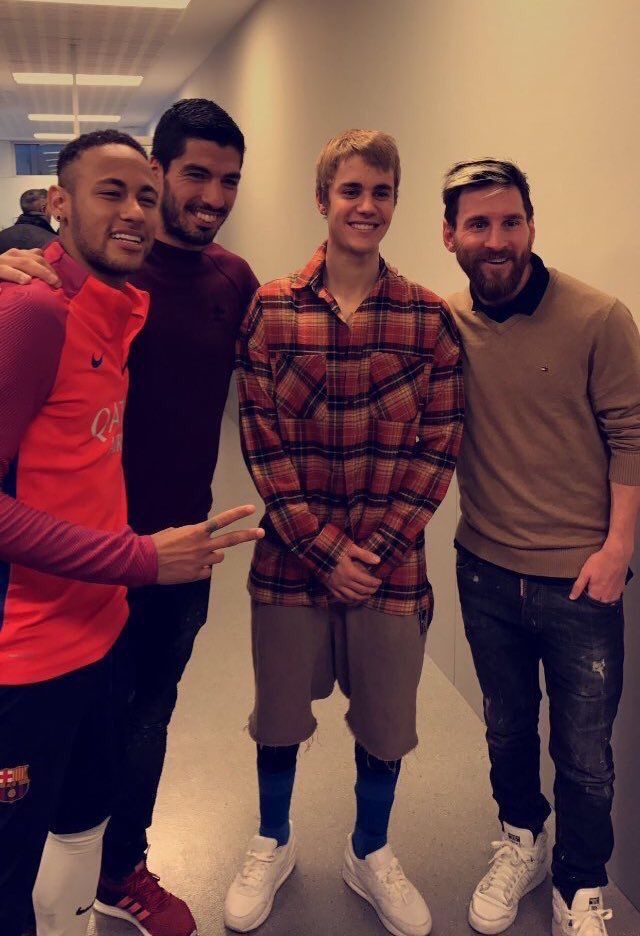
#> input picture photos/biebermessi.jpg, 640 x 936 px
$ python basic_functions.py
#> lines starting #> are read from the running program, lines starting #| are printed output that depends on the picture; after the words box and inside, x2 and y2 are one past the last pixel; in counts of white or black regions, pixels touching at a corner belong together
import cv2 as cv

img = cv.imread("photos/biebermessi.jpg")
#> img is the input picture: shape (936, 640, 3); mean B, G, R 72.7, 72.3, 111.4
cv.imshow("FCBieber", img)


# 1. converting to grayscale
gray = cv.cvtColor(img, cv.COLOR_BGR2GRAY)
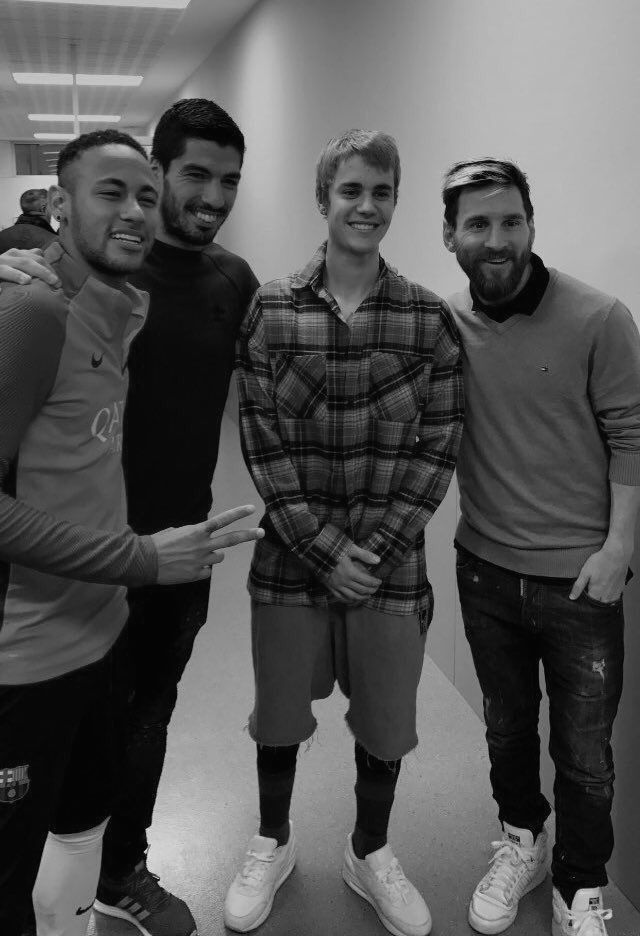
#> gray: shape (936, 640); min 1, max 228, mean 84
cv.imshow("gray", gray)

# 2. blurring
blur = cv.GaussianBlur(img, (69, 69), cv.BORDER_DEFAULT)
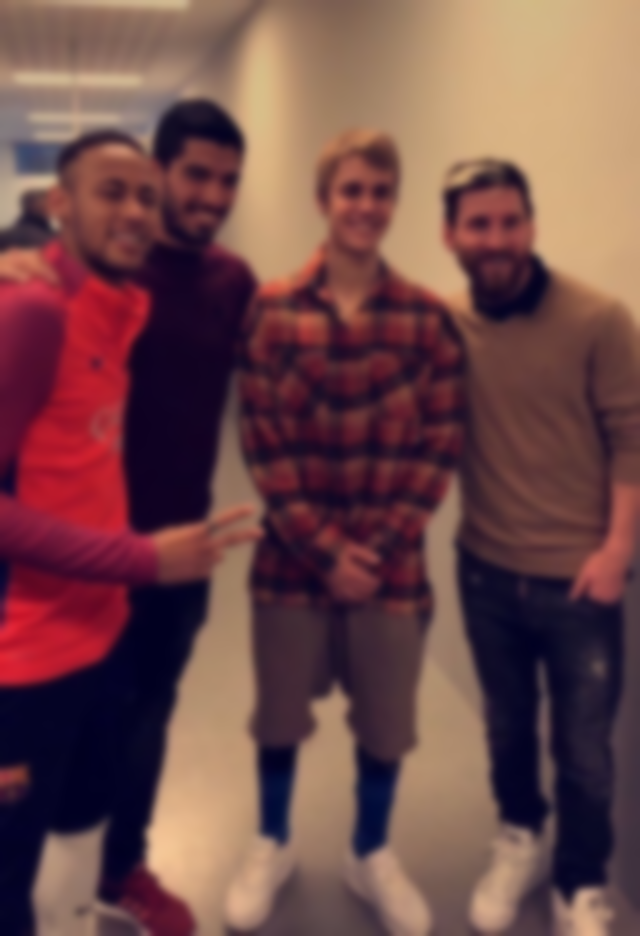
#> blur: shape (936, 640, 3); mean B, G, R 72.7, 72.3, 111.4
cv.imshow("blur", blur)

# 3. edge cascade
canny = cv.Canny(img, threshold1=125, threshold2=175)
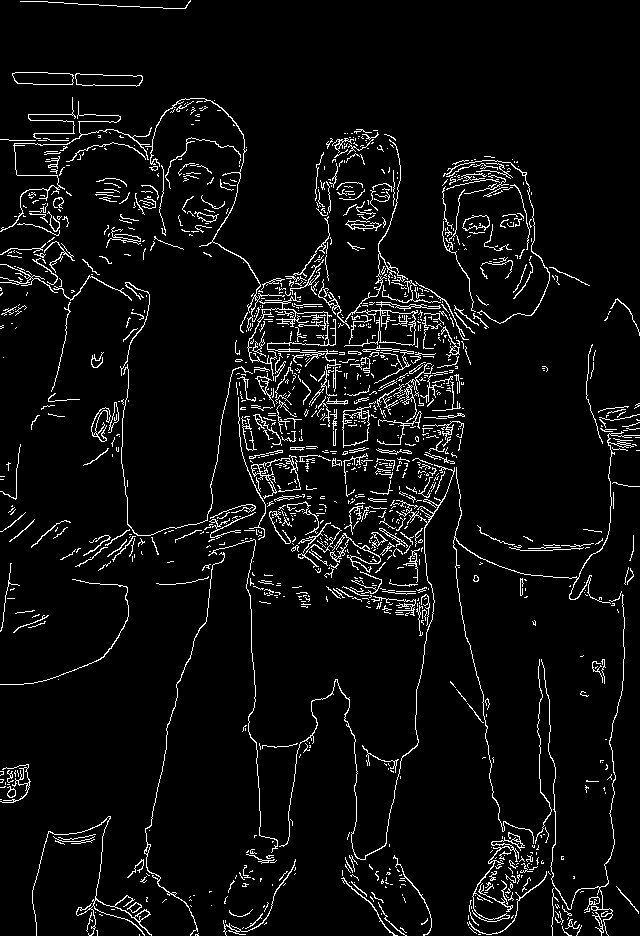
#> canny: shape (936, 640); 5.4% white in thin lines or dots
cv.imshow("canny", canny)

# 4. dilating image
dilated = cv.dilate(canny, kernel=(7, 7), iterations=3)
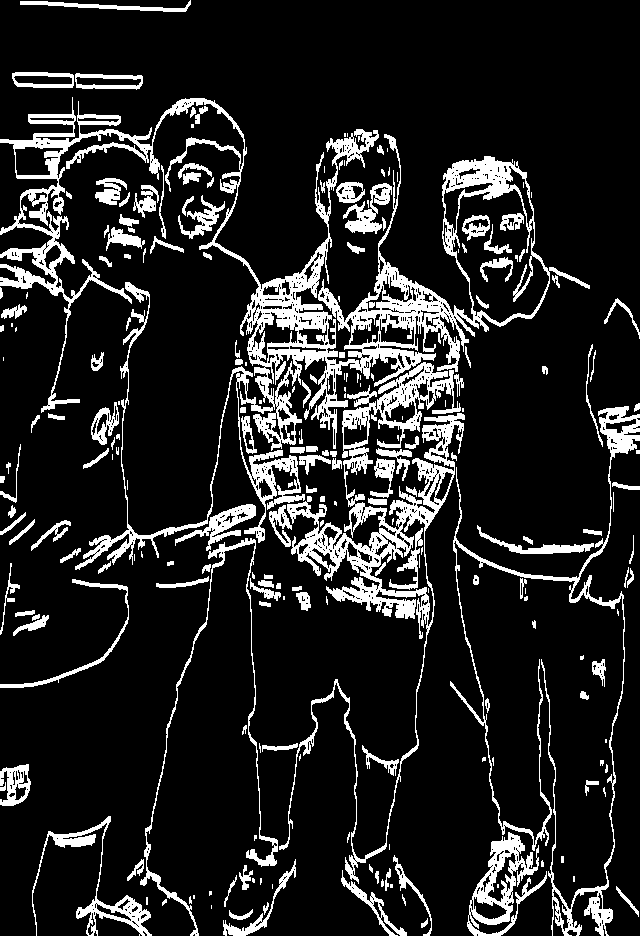
#> dilated: shape (936, 640); 13.8% white; 233 white regions (79 under 20 px), largest, box (x1, y1, x2, y2) and area: (0, 97, 590, 570) 32386, (279, 362, 465, 884) 14088, (450, 406, 640, 936) 5910
cv.imshow("dilated", dilated)

# 5. eroding image, for getting back edge cascade for diluted images
eroded = cv.erode(dilated, kernel=(7, 7), iterations=3)
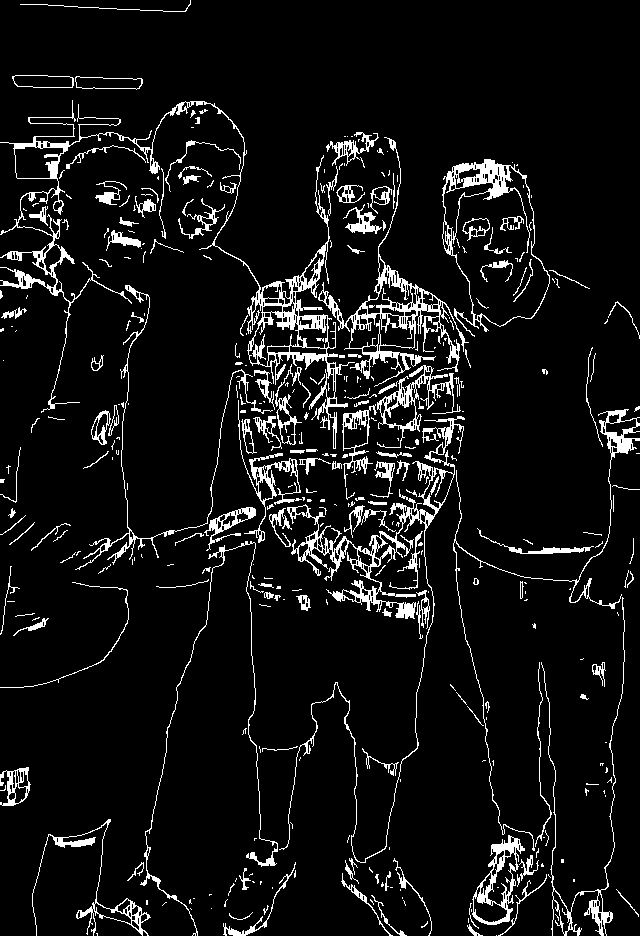
#> eroded: shape (936, 640); 7.5% white in thin lines or dots
cv.imshow("eroded", eroded)

# 6. resize
resized = cv.resize(img, dsize=(500, 500), interpolation=cv.INTER_CUBIC)
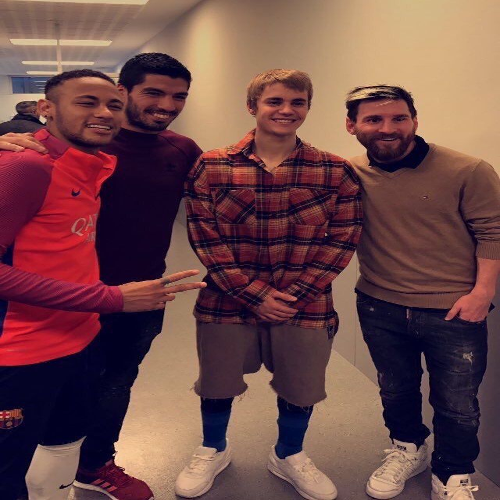
#> resized: shape (500, 500, 3); mean B, G, R 72.7, 72.3, 111.4
cv.imshow("resized", resized)

# 7. crop
cropped = img[50:200, 200:400]
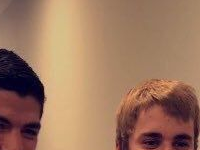
#> cropped: shape (150, 200, 3); mean B, G, R 95.2, 118.3, 156.3
cv.imshow("cropped", cropped)

cv.waitKey(0)
